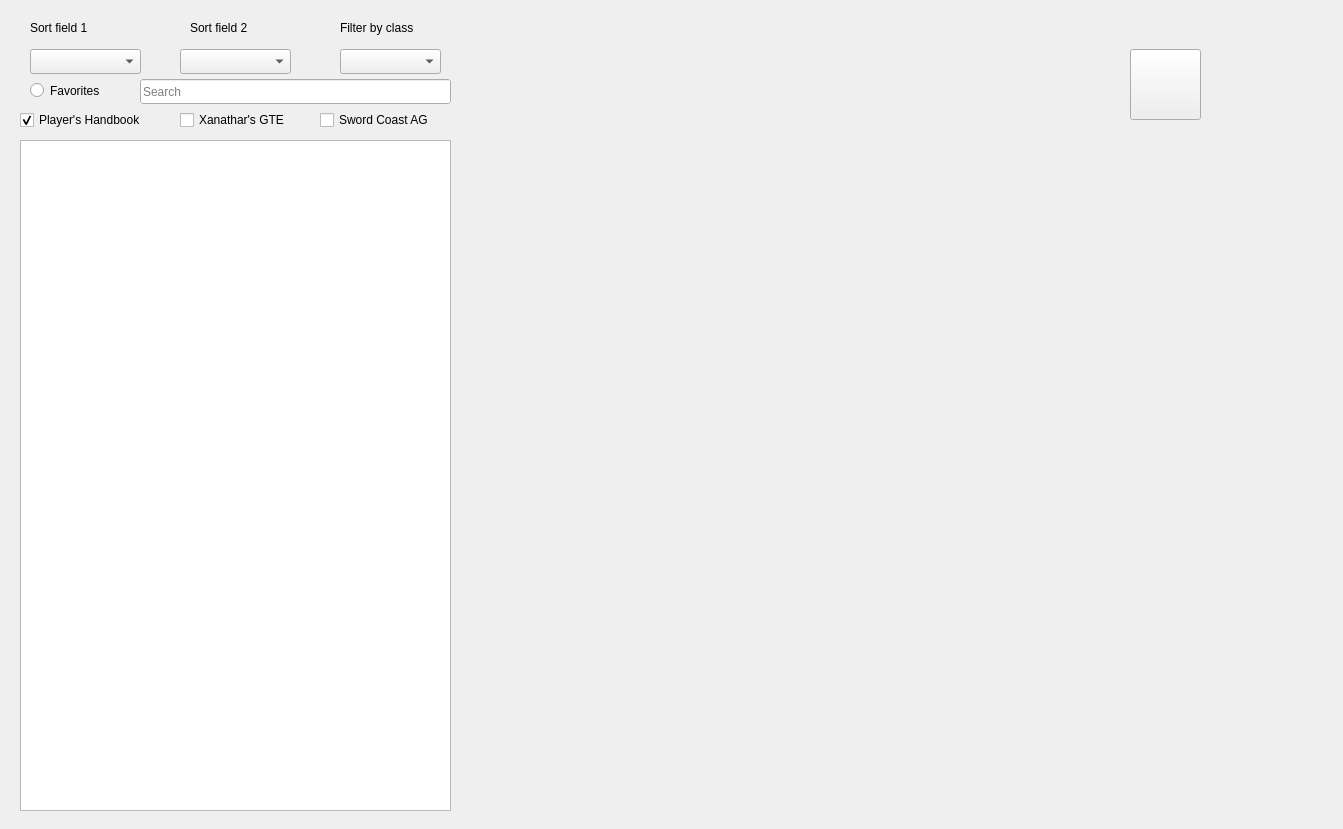
<?xml version="1.0" encoding="UTF-8"?>
<ui version="4.0">
 <class>Spellbook</class>
 <widget class="QWidget" name="Spellbook">
  <property name="geometry">
   <rect>
    <x>0</x>
    <y>0</y>
    <width>1343</width>
    <height>829</height>
   </rect>
  </property>
  <property name="windowTitle">
   <string>Form</string>
  </property>
  <widget class="QLabel" name="nameLabel">
   <property name="geometry">
    <rect>
     <x>529</x>
     <y>49</y>
     <width>591</width>
     <height>71</height>
    </rect>
   </property>
   <property name="font">
    <font>
     <family>URW Chancery L</family>
     <pointsize>30</pointsize>
     <weight>7</weight>
     <italic>true</italic>
     <bold>false</bold>
    </font>
   </property>
   <property name="styleSheet">
    <string notr="true">font: 30pt &quot;Vivaldi&quot;;
font: 57 italic 30pt &quot;URW Chancery L&quot;;</string>
   </property>
   <property name="text">
    <string/>
   </property>
   <property name="alignment">
    <set>Qt::AlignCenter</set>
   </property>
  </widget>
  <widget class="QLabel" name="descriptionTitle">
   <property name="geometry">
    <rect>
     <x>550</x>
     <y>440</y>
     <width>111</width>
     <height>20</height>
    </rect>
   </property>
   <property name="text">
    <string/>
   </property>
  </widget>
  <widget class="QLabel" name="subclassesLabel">
   <property name="geometry">
    <rect>
     <x>550</x>
     <y>410</y>
     <width>451</width>
     <height>17</height>
    </rect>
   </property>
   <property name="text">
    <string/>
   </property>
  </widget>
  <widget class="QComboBox" name="sort1Box">
   <property name="geometry">
    <rect>
     <x>30</x>
     <y>49</y>
     <width>111</width>
     <height>25</height>
    </rect>
   </property>
  </widget>
  <widget class="QLabel" name="classesLabel">
   <property name="geometry">
    <rect>
     <x>550</x>
     <y>380</y>
     <width>451</width>
     <height>17</height>
    </rect>
   </property>
   <property name="text">
    <string/>
   </property>
  </widget>
  <widget class="QTableWidget" name="spellList">
   <property name="geometry">
    <rect>
     <x>20</x>
     <y>140</y>
     <width>431</width>
     <height>671</height>
    </rect>
   </property>
   <property name="lineWidth">
    <number>1</number>
   </property>
   <property name="showGrid">
    <bool>false</bool>
   </property>
   <property name="gridStyle">
    <enum>Qt::NoPen</enum>
   </property>
   <attribute name="horizontalHeaderVisible">
    <bool>false</bool>
   </attribute>
   <attribute name="horizontalHeaderDefaultSectionSize">
    <number>175</number>
   </attribute>
   <attribute name="horizontalHeaderHighlightSections">
    <bool>false</bool>
   </attribute>
   <attribute name="horizontalHeaderStretchLastSection">
    <bool>true</bool>
   </attribute>
   <attribute name="verticalHeaderVisible">
    <bool>false</bool>
   </attribute>
   <attribute name="verticalHeaderHighlightSections">
    <bool>false</bool>
   </attribute>
  </widget>
  <widget class="QLabel" name="componentsLabel">
   <property name="geometry">
    <rect>
     <x>550</x>
     <y>290</y>
     <width>181</width>
     <height>16</height>
    </rect>
   </property>
   <property name="text">
    <string/>
   </property>
  </widget>
  <widget class="QRadioButton" name="favoritesButton">
   <property name="geometry">
    <rect>
     <x>30</x>
     <y>79</y>
     <width>112</width>
     <height>23</height>
    </rect>
   </property>
   <property name="text">
    <string>Favorites</string>
   </property>
  </widget>
  <widget class="QLabel" name="descriptionLabel">
   <property name="geometry">
    <rect>
     <x>550</x>
     <y>470</y>
     <width>591</width>
     <height>301</height>
    </rect>
   </property>
   <property name="text">
    <string/>
   </property>
   <property name="alignment">
    <set>Qt::AlignLeading|Qt::AlignLeft|Qt::AlignTop</set>
   </property>
   <property name="wordWrap">
    <bool>true</bool>
   </property>
  </widget>
  <widget class="QLabel" name="castingTimeLabel">
   <property name="geometry">
    <rect>
     <x>550</x>
     <y>169</y>
     <width>241</width>
     <height>21</height>
    </rect>
   </property>
   <property name="text">
    <string/>
   </property>
  </widget>
  <widget class="QLabel" name="materialLabel">
   <property name="geometry">
    <rect>
     <x>550</x>
     <y>320</y>
     <width>641</width>
     <height>51</height>
    </rect>
   </property>
   <property name="text">
    <string/>
   </property>
   <property name="alignment">
    <set>Qt::AlignLeading|Qt::AlignLeft|Qt::AlignTop</set>
   </property>
   <property name="wordWrap">
    <bool>true</bool>
   </property>
  </widget>
  <widget class="QComboBox" name="sort2Box">
   <property name="geometry">
    <rect>
     <x>180</x>
     <y>49</y>
     <width>111</width>
     <height>25</height>
    </rect>
   </property>
  </widget>
  <widget class="QLabel" name="concentrationLabel">
   <property name="geometry">
    <rect>
     <x>550</x>
     <y>230</y>
     <width>141</width>
     <height>17</height>
    </rect>
   </property>
   <property name="text">
    <string/>
   </property>
  </widget>
  <widget class="QLabel" name="schoolLabel">
   <property name="geometry">
    <rect>
     <x>550</x>
     <y>135</y>
     <width>201</width>
     <height>21</height>
    </rect>
   </property>
   <property name="text">
    <string/>
   </property>
  </widget>
  <widget class="QLabel" name="sort1Label">
   <property name="geometry">
    <rect>
     <x>30</x>
     <y>19</y>
     <width>81</width>
     <height>17</height>
    </rect>
   </property>
   <property name="text">
    <string>Sort field 1</string>
   </property>
  </widget>
  <widget class="QComboBox" name="filterBox">
   <property name="geometry">
    <rect>
     <x>340</x>
     <y>49</y>
     <width>101</width>
     <height>25</height>
    </rect>
   </property>
  </widget>
  <widget class="QLabel" name="levelLabel">
   <property name="geometry">
    <rect>
     <x>780</x>
     <y>136</y>
     <width>121</width>
     <height>20</height>
    </rect>
   </property>
   <property name="text">
    <string/>
   </property>
  </widget>
  <widget class="QLineEdit" name="searchBar">
   <property name="geometry">
    <rect>
     <x>140</x>
     <y>79</y>
     <width>311</width>
     <height>25</height>
    </rect>
   </property>
   <property name="focusPolicy">
    <enum>Qt::ClickFocus</enum>
   </property>
   <property name="autoFillBackground">
    <bool>true</bool>
   </property>
   <property name="text">
    <string/>
   </property>
   <property name="placeholderText">
    <string>Search</string>
   </property>
  </widget>
  <widget class="QLabel" name="ritualLabel">
   <property name="geometry">
    <rect>
     <x>790</x>
     <y>227</y>
     <width>171</width>
     <height>20</height>
    </rect>
   </property>
   <property name="text">
    <string/>
   </property>
  </widget>
  <widget class="QScrollArea" name="descScrollArea">
   <property name="geometry">
    <rect>
     <x>550</x>
     <y>470</y>
     <width>591</width>
     <height>321</height>
    </rect>
   </property>
   <property name="frameShape">
    <enum>QFrame::NoFrame</enum>
   </property>
   <property name="lineWidth">
    <number>0</number>
   </property>
   <property name="widgetResizable">
    <bool>true</bool>
   </property>
   <widget class="QWidget" name="scrollAreaWidgetContents">
    <property name="geometry">
     <rect>
      <x>0</x>
      <y>0</y>
      <width>591</width>
      <height>321</height>
     </rect>
    </property>
   </widget>
  </widget>
  <widget class="QPushButton" name="favButton">
   <property name="geometry">
    <rect>
     <x>1130</x>
     <y>49</y>
     <width>71</width>
     <height>71</height>
    </rect>
   </property>
   <property name="focusPolicy">
    <enum>Qt::NoFocus</enum>
   </property>
   <property name="text">
    <string/>
   </property>
  </widget>
  <widget class="QLabel" name="rangeLabel">
   <property name="geometry">
    <rect>
     <x>550</x>
     <y>200</y>
     <width>211</width>
     <height>17</height>
    </rect>
   </property>
   <property name="text">
    <string/>
   </property>
   <property name="textFormat">
    <enum>Qt::AutoText</enum>
   </property>
  </widget>
  <widget class="QLabel" name="filterLabel">
   <property name="geometry">
    <rect>
     <x>340</x>
     <y>19</y>
     <width>101</width>
     <height>17</height>
    </rect>
   </property>
   <property name="text">
    <string>Filter by class</string>
   </property>
  </widget>
  <widget class="QLabel" name="pageLabel">
   <property name="geometry">
    <rect>
     <x>980</x>
     <y>139</y>
     <width>171</width>
     <height>17</height>
    </rect>
   </property>
   <property name="text">
    <string/>
   </property>
  </widget>
  <widget class="QLabel" name="durationLabel">
   <property name="geometry">
    <rect>
     <x>550</x>
     <y>260</y>
     <width>281</width>
     <height>17</height>
    </rect>
   </property>
   <property name="text">
    <string/>
   </property>
  </widget>
  <widget class="QLabel" name="sort2Label">
   <property name="geometry">
    <rect>
     <x>190</x>
     <y>19</y>
     <width>81</width>
     <height>17</height>
    </rect>
   </property>
   <property name="text">
    <string>Sort field 2</string>
   </property>
  </widget>
  <widget class="QCheckBox" name="phbCheckbox">
   <property name="geometry">
    <rect>
     <x>20</x>
     <y>110</y>
     <width>141</width>
     <height>20</height>
    </rect>
   </property>
   <property name="text">
    <string>Player's Handbook</string>
   </property>
   <property name="checked">
    <bool>true</bool>
   </property>
  </widget>
  <widget class="QCheckBox" name="xgeCheckbox">
   <property name="geometry">
    <rect>
     <x>180</x>
     <y>110</y>
     <width>121</width>
     <height>20</height>
    </rect>
   </property>
   <property name="text">
    <string>Xanathar's GTE</string>
   </property>
  </widget>
  <widget class="QCheckBox" name="scagCheckbox">
   <property name="geometry">
    <rect>
     <x>320</x>
     <y>110</y>
     <width>161</width>
     <height>20</height>
    </rect>
   </property>
   <property name="text">
    <string>Sword Coast AG</string>
   </property>
  </widget>
 </widget>
 <resources/>
 <connections/>
</ui>
